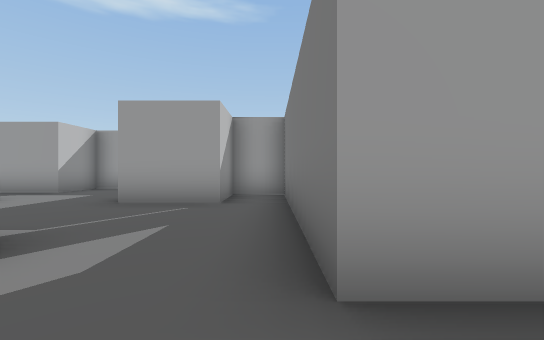
View 1 (above)

14 first-person views from a walk through a Unity game level. The camera is 1.2 m above the floor, looks level and sees 90° across. The floor is counted in squares, 2 m on a side. Each view is taken from the middle of a square. On the plan, view 1 faces up. The plan holds only what a view shows up to about 9 squares ahead; the rest is blank. The place goes on beyond the plan. The player character is not drawn.

View 2
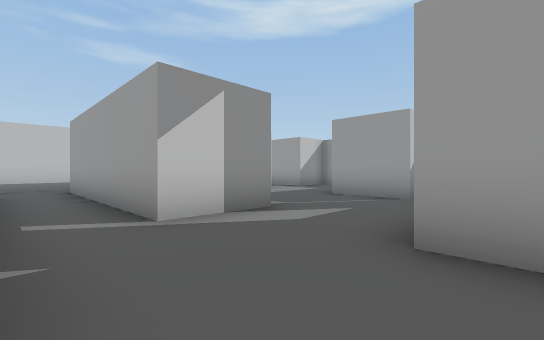

View 3
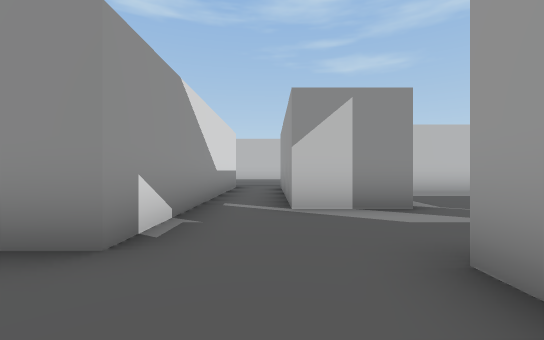

View 4
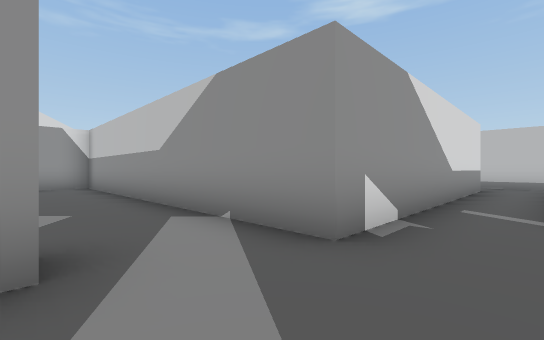

View 5
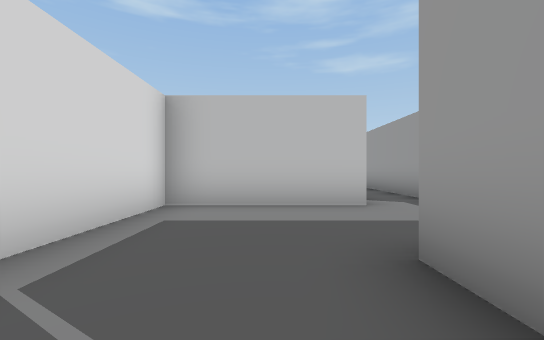

View 6
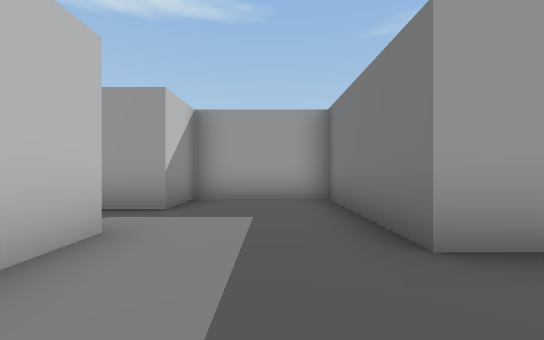

View 7
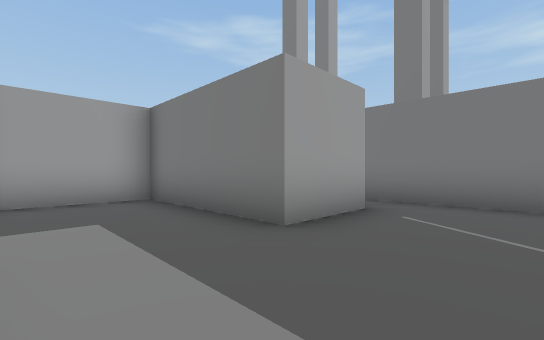

View 8
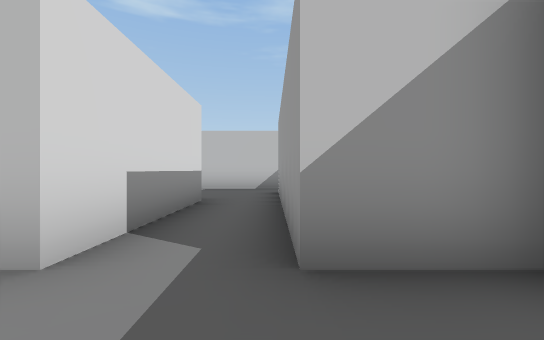

View 9
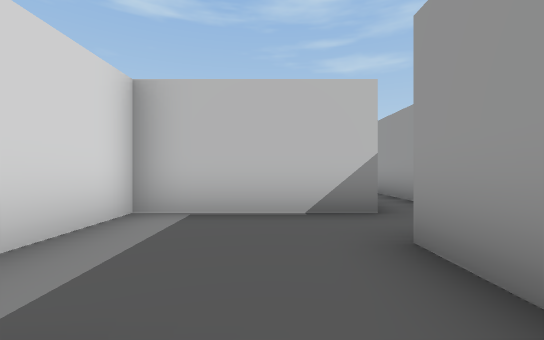

View 10
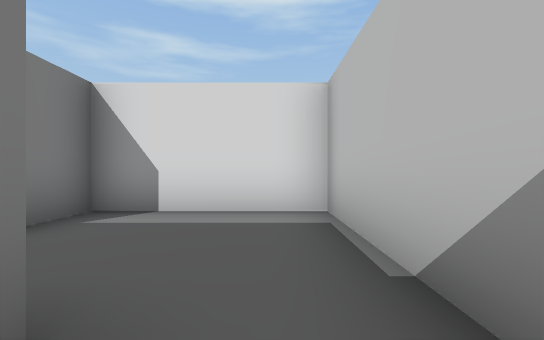

View 11
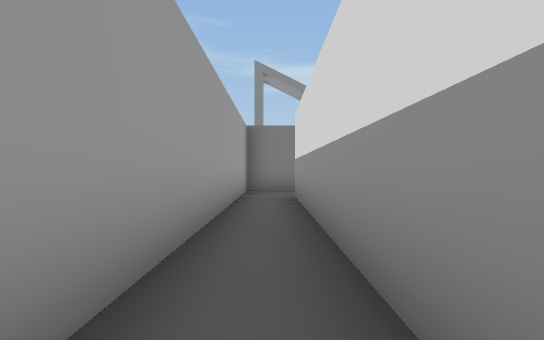

View 12
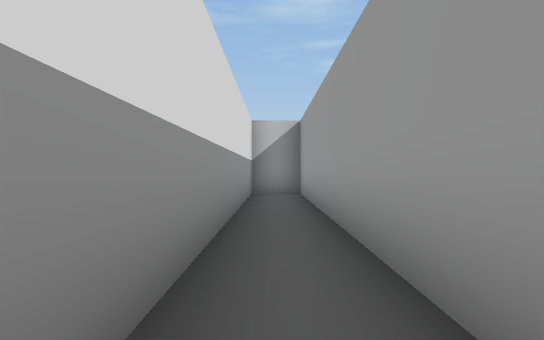

View 13
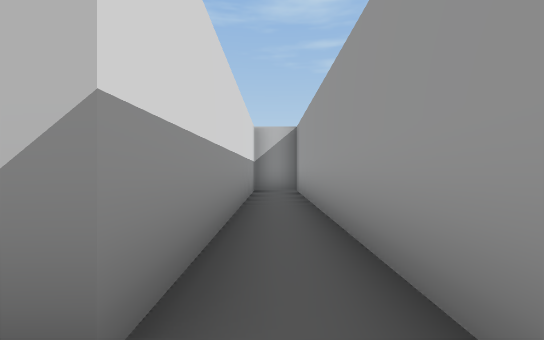

View 14
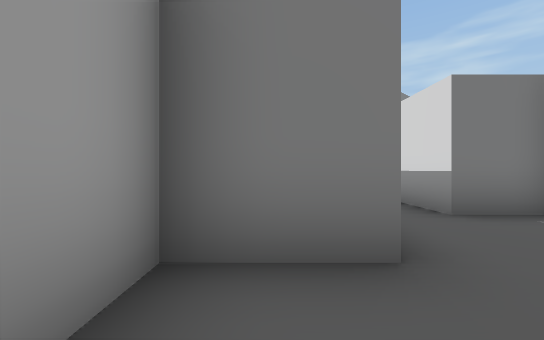

### Floor plan
Ten units are one square. View 1 is at (0, 0); x grows to the right and y downward. Boxes are objects, and circles mark ways between rooms. Rooms are numbered by the first view taken in them; rooms with no view inside come last. Other rooms are left out.
<svg viewBox="-205 -92 222 200">
<path fill="none" stroke="#000" d="M-22 -22 -22 -3 -79 -3M-75 13 0 13M-91 -5 -91 15M0 13 0 103 12 103M12 -12 3 -12M-9 -65 -9 -50M-9 -50 -28 -50M3 -12 3 -61M-56 -44 -56 -22 -28 -22M-56 -56 -56 -44M-28 -50 -28 -87 -56 -87 -56 -72M-128 -65 -128 -40 -94 -40 -94 -56 -56 -56M-56 -72 -112 -72M-112 -72 -112 -87 -200 -87 -200 -75 -128 -75 -128 -65"/>
<circle cx="0" cy="-5" r="3" fill="#2a7"/>
<circle cx="-15" cy="-20" r="3" fill="#2a7"/>
<circle cx="-30" cy="-35" r="3" fill="#2a7"/>
<circle cx="-45" cy="-50" r="3" fill="#2a7"/>
<circle cx="-50" cy="-60" r="3" fill="#2a7"/>
<circle cx="-120" cy="-70" r="3" fill="#2a7"/>
<text x="-30" y="0">1</text>
<text x="-40" y="60">2</text>
<text x="-20" y="-30">3</text>
<text x="-40" y="-40">4</text>
<text x="-50" y="-70">5</text>
<text x="-100" y="-60">6</text>
<text x="-150" y="-80">7</text>
</svg>
Room 1 opens to room 2. Room 1 opens to room 3. Room 3 opens to room 4. Room 4 opens to room 5. Room 5 opens to room 6. Room 6 opens to room 7.

Where each view was taken, in squares from view 1:
view 1: 0 up, 0 right, facing up
view 2: 1 down, 1 right, facing up-left
view 3: 0 up, 2 right, facing left
view 4: 0 up, 2 right, facing down-left
view 5: 4 up, 1 left, facing left
view 6: 3 up, 4 left, facing up
view 7: 3 up, 5 left, facing up-right
view 8: 7 up, 4 left, facing left
view 9: 6 up, 9 left, facing left
view 10: 8 up, 12 left, facing down
view 11: 8 up, 19 left, facing right
view 12: 8 up, 13 left, facing left
view 13: 8 up, 12 left, facing left
view 14: 8 up, 13 left, facing right
